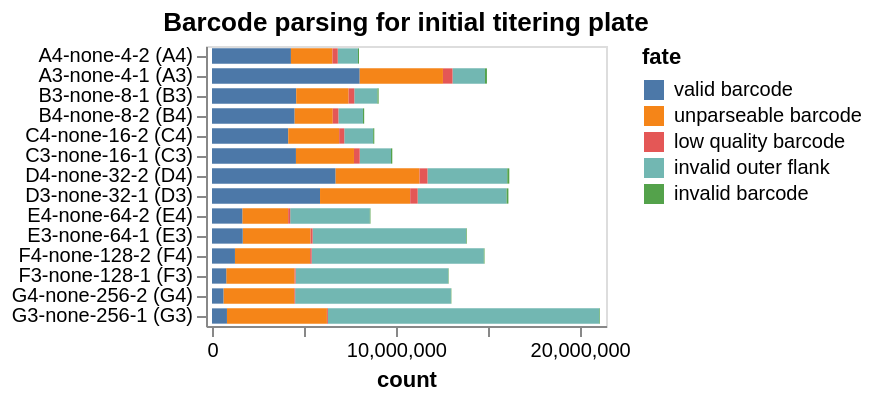

This figure's notebook cell:
### Markdown cell above
## Statistics on barcode-parsing for each sample
Make interactive chart of the "fates" of the sequencing reads parsed for each sample on the plate.

If most sequencing reads are not "valid barcodes", this could potentially indicate some problem in the sequencing or barcode set you are parsing.

Potential fates are:
 - *valid barcode*: barcode that matches a known virus or neutralization standard, we hope most reads are this.
 - *invalid barcode*: a barcode with proper flanking sequences, but does not match a known virus or neutralization standard. If you  have a lot of reads of this type, it is probably a good idea to look at the invalid barcode CSVs (in the `./results/barcode_invalid/` subdirectory created by the pipeline) to see what these invalid barcodes are.
 - *unparseable barcode*: could not parse a barcode from this read as there was not a sequence of the correct length with the appropriate flanking sequence.
 - *low quality barcode*: low-quality or `N` nucleotides in barcode, could indicate problem with sequencing.
 - *failed chastity filter*: reads that failed the Illumina chastity filter, if these are reported in the FASTQ (they may not be).

Also, if the number of reads per sample is very uneven, that could indicate that you did not do a good job of balancing the different samples in the Illumina sequencing.

### Code cell
fates = (
    pd.concat([pd.read_csv(f).assign(well=f.strip(platedir).strip('_fates.csv')) for f, s in zip(fate_csvs, samples)])
    .merge(samples_df, validate="many_to_one", on="well")
    .assign(
        fate_counts=lambda x: x.groupby("fate")["count"].transform("sum"),
        sample_well=lambda x: x["sample"] + " (" + x["well"] + ")",
    )
    .query("fate_counts > 0")[  # only keep fates with at least one count
        ["fate", "count", "well", "sample_well", "dilution_factor"]
    ]
)

assert len(fates) == len(fates.drop_duplicates())


sample_wells = list(
    fates.sort_values(["dilution_factor"])["sample_well"]
)



fates_chart = (
    alt.Chart(fates)
    .encode(
        alt.X("count", scale=alt.Scale(nice=False, padding=3)),
        alt.Y(
            "sample_well",
            title=None,
            sort=sample_wells,
        ),
        alt.Color("fate", sort=sorted(fates["fate"].unique(), reverse=True)),
        alt.Order("fate", sort="descending"),
        tooltip=fates.columns.tolist(),
    )
    .mark_bar(height={"band": 0.85})
    .properties(
        height=alt.Step(10),
        width=200,
        title=f"Barcode parsing for initial titering plate",
    )
    .configure_axis(grid=False)
)

fates_chart

### Figure 1 — Vega-Lite specification as saved in the notebook (floating-point values rounded to 4 significant figures)
{"config": {"view": {"continuousWidth": 300, "continuousHeight": 300}, "axis": {"grid": false}}, "data": {"name": "data-0f126d334ca7fc48cdad595e8010b54f"}, "mark": {"type": "bar", "height": {"band": 0.85}}, "encoding": {"color": {"field": "fate", "sort": ["valid barcode", "unparseable barcode", "low quality barcode", "invalid outer flank", "invalid barcode"], "type": "nominal"}, "order": {"field": "fate", "sort": "descending", "type": "nominal"}, "tooltip": [{"field": "fate", "type": "nominal"}, {"field": "count", "type": "quantitative"}, {"field": "well", "type": "nominal"}, {"field": "sample_well", "type": "nominal"}, {"field": "dilution_factor", "type": "quantitative"}], "x": {"field": "count", "scale": {"nice": false, "padding": 3}, "type": "quantitative"}, "y": {"field": "sample_well", "sort": ["A4-none-4-2 (A4)", "A4-none-4-2 (A4)", "A4-none-4-2 (A4)", "A4-none-4-2 (A4)", "A4-none-4-2 (A4)", "A3-none-4-1 (A3)", "A3-none-4-1 (A3)", "A3-none-4-1 (A3)", "A3-none-4-1 (A3)", "A3-none-4-1 (A3)", "B3-none-8-1 (B3)", "B3-none-8-1 (B3)", "B3-none-8-1 (B3)", "B4-none-8-2 (B4)", "B4-none-8-2 (B4)", "B4-none-8-2 (B4)", "B4-none-8-2 (B4)", "B4-none-8-2 (B4)", "B3-none-8-1 (B3)", "B3-none-8-1 (B3)", "C4-none-16-2 (C4)", "C4-none-16-2 (C4)", "C4-none-16-2 (C4)", "C3-none-16-1 (C3)", "C3-none-16-1 (C3)", "C3-none-16-1 (C3)", "C3-none-16-1 (C3)", "C4-none-16-2 (C4)", "C3-none-16-1 (C3)", "C4-none-16-2 (C4)", "D4-none-32-2 (D4)", "D4-none-32-2 (D4)", "D4-none-32-2 (D4)", "D4-none-32-2 (D4)", "D3-none-32-1 (D3)", "D3-none-32-1 (D3)", "D3-none-32-1 (D3)", "D3-none-32-1 (D3)", "D3-none-32-1 (D3)", "D4-none-32-2 (D4)", "E4-none-64-2 (E4)", "E4-none-64-2 (E4)", "E4-none-64-2 (E4)", "E4-none-64-2 (E4)", "E3-none-64-1 (E3)", "E3-none-64-1 (E3)", "E3-none-64-1 (E3)", "E3-none-64-1 (E3)", "E4-none-64-2 (E4)", "E3-none-64-1 (E3)", "F4-none-128-2 (F4)", "F4-none-128-2 (F4)", "F3-none-128-1 (F3)", "F4-none-128-2 (F4)", "F4-none-128-2 (F4)", "F4-none-128-2 (F4)", "F3-none-128-1 (F3)", "F3-none-128-1 (F3)", "F3-none-128-1 (F3)", "F3-none-128-1 (F3)", "G4-none-256-2 (G4)", "G4-none-256-2 (G4)", "G4-none-256-2 (G4)", "G4-none-256-2 (G4)", "G4-none-256-2 (G4)", "G3-none-256-1 (G3)", "G3-none-256-1 (G3)", "G3-none-256-1 (G3)", "G3-none-256-1 (G3)", "G3-none-256-1 (G3)"], "title": null, "type": "nominal"}}, "height": {"step": 10}, "title": "Barcode parsing for initial titering plate", "width": 200, "$schema": "https://vega.github.io/schema/vega-lite/v5.16.3.json", "datasets": {"data-0f126d334ca7fc48cdad595e8010b54f": [{"fate": "valid barcode", "count": 4147519, "well": "C4", "sample_well": "C4-none-16-2 (C4)", "dilution_factor": 16}, {"fate": "unparseable barcode", "count": 2769160, "well": "C4", "sample_well": "C4-none-16-2 (C4)", "dilution_factor": 16}, {"fate": "invalid outer flank", "count": 1570059, "well": "C4", "sample_well": "C4-none-16-2 (C4)", "dilution_factor": 16}, {"fate": "low quality barcode", "count": 280069, "well": "C4", "sample_well": "C4-none-16-2 (C4)", "dilution_factor": 16}, {"fate": "invalid barcode", "count": 61811, "well": "C4", "sample_well": "C4-none-16-2 (C4)", "dilution_factor": 16}, {"fate": "valid barcode", "count": 4496487, "well": "B4", "sample_well": "B4-none-8-2 (B4)", "dilution_factor": 8}, {"fate": "unparseable barcode", "count": 2073414, "well": "B4", "sample_well": "B4-none-8-2 (B4)", "dilution_factor": 8}, {"fate": "invalid outer flank", "count": 1335837, "well": "B4", "sample_well": "B4-none-8-2 (B4)", "dilution_factor": 8}, {"fate": "low quality barcode", "count": 306424, "well": "B4", "sample_well": "B4-none-8-2 (B4)", "dilution_factor": 8}, {"fate": "invalid barcode", "count": 66224, "well": "B4", "sample_well": "B4-none-8-2 (B4)", "dilution_factor": 8}, {"fate": "invalid outer flank", "count": 8476250, "well": "G4", "sample_well": "G4-none-256-2 (G4)", "dilution_factor": 256}, {"fate": "unparseable barcode", "count": 3855614, "well": "G4", "sample_well": "G4-none-256-2 (G4)", "dilution_factor": 256}, {"fate": "valid barcode", "count": 622961, "well": "G4", "sample_well": "G4-none-256-2 (G4)", "dilution_factor": 256}, {"fate": "low quality barcode", "count": 43365, "well": "G4", "sample_well": "G4-none-256-2 (G4)", "dilution_factor": 256}, {"fate": "invalid barcode", "count": 22096, "well": "G4", "sample_well": "G4-none-256-2 (G4)", "dilution_factor": 256}, {"fate": "valid barcode", "count": 4293720, "well": "A4", "sample_well": "A4-none-4-2 (A4)", "dilution_factor": 4}, {"fate": "unparseable barcode", "count": 2257739, "well": "A4", "sample_well": "A4-none-4-2 (A4)", "dilution_factor": 4}, {"fate": "invalid outer flank", "count": 1099751, "well": "A4", "sample_well": "A4-none-4-2 (A4)", "dilution_factor": 4}, {"fate": "low quality barcode", "count": 288675, "well": "A4", "sample_well": "A4-none-4-2 (A4)", "dilution_factor": 4}, {"fate": "invalid barcode", "count": 57685, "well": "A4", "sample_well": "A4-none-4-2 (A4)", "dilution_factor": 4}, {"fate": "valid barcode", "count": 4581216, "well": "B3", "sample_well": "B3-none-8-1 (B3)", "dilution_factor": 8}, {"fate": "unparseable barcode", "count": 2850394, "well": "B3", "sample_well": "B3-none-8-1 (B3)", "dilution_factor": 8}, {"fate": "invalid outer flank", "count": 1259121, "well": "B3", "sample_well": "B3-none-8-1 (B3)", "dilution_factor": 8}, {"fate": "low quality barcode", "count": 310825, "well": "B3", "sample_well": "B3-none-8-1 (B3)", "dilution_factor": 8}, {"fate": "invalid barcode", "count": 62493, "well": "B3", "sample_well": "B3-none-8-1 (B3)", "dilution_factor": 8}, {"fate": "valid barcode", "count": 6725623, "well": "D4", "sample_well": "D4-none-32-2 (D4)", "dilution_factor": 32}, {"fate": "unparseable barcode", "count": 4563932, "well": "D4", "sample_well": "D4-none-32-2 (D4)", "dilution_factor": 32}, {"fate": "invalid outer flank", "count": 4338899, "well": "D4", "sample_well": "D4-none-32-2 (D4)", "dilution_factor": 32}, {"fate": "low quality barcode", "count": 433047, "well": "D4", "sample_well": "D4-none-32-2 (D4)", "dilution_factor": 32}, {"fate": "invalid barcode", "count": 111819, "well": "D4", "sample_well": "D4-none-32-2 (D4)", "dilution_factor": 32}, {"fate": "invalid outer flank", "count": 8350884, "well": "E3", "sample_well": "E3-none-64-1 (E3)", "dilution_factor": 64}, {"fate": "unparseable barcode", "count": 3691757, "well": "E3", "sample_well": "E3-none-64-1 (E3)", "dilution_factor": 64}, {"fate": "valid barcode", "count": 1671160, "well": "E3", "sample_well": "E3-none-64-1 (E3)", "dilution_factor": 64}, {"fate": "low quality barcode", "count": 110516, "well": "E3", "sample_well": "E3-none-64-1 (E3)", "dilution_factor": 64}, {"fate": "invalid barcode", "count": 34578, "well": "E3", "sample_well": "E3-none-64-1 (E3)", "dilution_factor": 64}, {"fate": "invalid outer flank", "count": 9365733, "well": "F4", "sample_well": "F4-none-128-2 (F4)", "dilution_factor": 128}, {"fate": "unparseable barcode", "count": 4091225, "well": "F4", "sample_well": "F4-none-128-2 (F4)", "dilution_factor": 128}, {"fate": "valid barcode", "count": 1248270, "well": "F4", "sample_well": "F4-none-128-2 (F4)", "dilution_factor": 128}, {"fate": "low quality barcode", "count": 82190, "well": "F4", "sample_well": "F4-none-128-2 (F4)", "dilution_factor": 128}, {"fate": "invalid barcode", "count": 36056, "well": "F4", "sample_well": "F4-none-128-2 (F4)", "dilution_factor": 128}, {"fate": "valid barcode", "count": 5876649, "well": "D3", "sample_well": "D3-none-32-1 (D3)", "dilution_factor": 32}, {"fate": "unparseable barcode", "count": 4905072, "well": "D3", "sample_well": "D3-none-32-1 (D3)", "dilution_factor": 32}, {"fate": "invalid outer flank", "count": 4836523, "well": "D3", "sample_well": "D3-none-32-1 (D3)", "dilution_factor": 32}, {"fate": "low quality barcode", "count": 407014, "well": "D3", "sample_well": "D3-none-32-1 (D3)", "dilution_factor": 32}, {"fate": "invalid barcode", "count": 98959, "well": "D3", "sample_well": "D3-none-32-1 (D3)", "dilution_factor": 32}, {"fate": "valid barcode", "count": 8035676, "well": "A3", "sample_well": "A3-none-4-1 (A3)", "dilution_factor": 4}, {"fate": "unparseable barcode", "count": 4527335, "well": "A3", "sample_well": "A3-none-4-1 (A3)", "dilution_factor": 4}, {"fate": "invalid outer flank", "count": 1763627, "well": "A3", "sample_well": "A3-none-4-1 (A3)", "dilution_factor": 4}, {"fate": "low quality barcode", "count": 521261, "well": "A3", "sample_well": "A3-none-4-1 (A3)", "dilution_factor": 4}, {"fate": "invalid barcode", "count": 108228, "well": "A3", "sample_well": "A3-none-4-1 (A3)", "dilution_factor": 4}, {"fate": "invalid outer flank", "count": 4330766, "well": "E4", "sample_well": "E4-none-64-2 (E4)", "dilution_factor": 64}, {"fate": "unparseable barcode", "count": 2493837, "well": "E4", "sample_well": "E4-none-64-2 (E4)", "dilution_factor": 64}, {"fate": "valid barcode", "count": 1649205, "well": "E4", "sample_well": "E4-none-64-2 (E4)", "dilution_factor": 64}, {"fate": "low quality barcode", "count": 111662, "well": "E4", "sample_well": "E4-none-64-2 (E4)", "dilution_factor": 64}, {"fate": "invalid barcode", "count": 34054, "well": "E4", "sample_well": "E4-none-64-2 (E4)", "dilution_factor": 64}, {"fate": "valid barcode", "count": 4566769, "well": "C3", "sample_well": "C3-none-16-1 (C3)", "dilution_factor": 16}, {"fate": "unparseable barcode", "count": 3156482, "well": "C3", "sample_well": "C3-none-16-1 (C3)", "dilution_factor": 16}, {"fate": "invalid outer flank", "count": 1700017, "well": "C3", "sample_well": "C3-none-16-1 (C3)", "dilution_factor": 16}, {"fate": "low quality barcode", "count": 313188, "well": "C3", "sample_well": "C3-none-16-1 (C3)", "dilution_factor": 16}, {"fate": "invalid barcode", "count": 71516, "well": "C3", "sample_well": "C3-none-16-1 (C3)", "dilution_factor": 16}, {"fate": "invalid outer flank", "count": 8307509, "well": "F3", "sample_well": "F3-none-128-1 (F3)", "dilution_factor": 128}, {"fate": "unparseable barcode", "count": 3718302, "well": "F3", "sample_well": "F3-none-128-1 (F3)", "dilution_factor": 128}, {"fate": "valid barcode", "count": 775160, "well": "F3", "sample_well": "F3-none-128-1 (F3)", "dilution_factor": 128}, {"fate": "low quality barcode", "count": 52278, "well": "F3", "sample_well": "F3-none-128-1 (F3)", "dilution_factor": 128}, {"fate": "invalid barcode", "count": 22105, "well": "F3", "sample_well": "F3-none-128-1 (F3)", "dilution_factor": 128}, {"fate": "invalid outer flank", "count": 14774392, "well": "G3", "sample_well": "G3-none-256-1 (G3)", "dilution_factor": 256}, {"fate": "unparseable barcode", "count": 5437070, "well": "G3", "sample_well": "G3-none-256-1 (G3)", "dilution_factor": 256}, {"fate": "valid barcode", "count": 813497, "well": "G3", "sample_well": "G3-none-256-1 (G3)", "dilution_factor": 256}, {"fate": "low quality barcode", "count": 51815, "well": "G3", "sample_well": "G3-none-256-1 (G3)", "dilution_factor": 256}, {"fate": "invalid barcode", "count": 29782, "well": "G3", "sample_well": "G3-none-256-1 (G3)", "dilution_factor": 256}]}}
